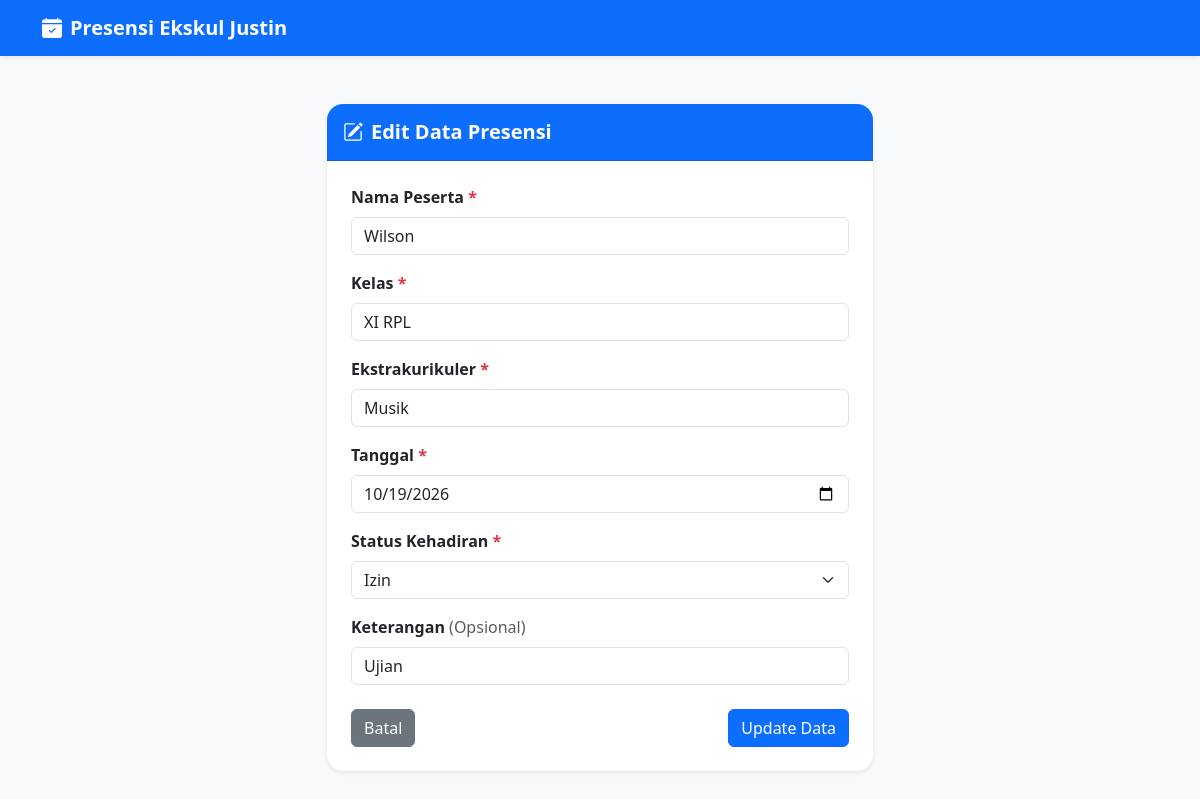
The page /edit.php?id=7 on the database its author committed.
### tables this page shows
CREATE TABLE `presensi_ekskul` (
  `id_presensi` int(11) NOT NULL,
  `nama_peserta` varchar(50) NOT NULL,
  `kelas` varchar(20) NOT NULL,
  `ekstrakurikuler` varchar(50) NOT NULL,
  `tanggal` date NOT NULL,
  `status` enum('Hadir','Izin','Sakit','Alpha') NOT NULL,
  `keterangan` varchar(100) NOT NULL
);

### edit.php (the view, shortened to what this page needs)
<?php
include 'koneksi.php';
$id_presensi = $_GET['id'] ?? null;
$stmt = $pdo->prepare("SELECT * FROM presensi_ekskul WHERE id_presensi = :id");
$stmt->execute([':id' => $id_presensi]);
$data = $stmt->fetch(PDO::FETCH_ASSOC);
?>
<!DOCTYPE html>
<html lang="id">
<head>
    <link href="https://cdn.jsdelivr.net/npm/bootstrap@5.3.0/dist/css/bootstrap.min.css" rel="stylesheet">
    <link rel="stylesheet" href="https://cdn.jsdelivr.net/npm/bootstrap-icons@1.10.5/font/bootstrap-icons.css">
</head>
<body class="bg-light">
    <nav class="navbar navbar-dark bg-primary shadow-sm">
        <div class="container">
            <a class="navbar-brand fw-bold" href="index.php"><i class="bi bi-calendar-check-fill me-2"></i>Presensi Ekskul Justin</a>
        </div>
    </nav>
    <div class="container my-5">
        <div class="row justify-content-center">
            <div class="col-md-6">
                <div class="card shadow-sm border-0 rounded-4">
                    <div class="card-header bg-primary text-white py-3 rounded-top-4">
                        <h5 class="mb-0 fw-bold"><i class="bi bi-pencil-square me-2"></i>Edit Data Presensi</h5>
                    </div>
                    <div class="card-body p-4">
                        <form method="POST" action="">
                            <div class="mb-3">
                                <label class="form-label fw-semibold">Nama Peserta <span class="text-danger">*</span></label>
                                <input type="text" class="form-control" name="nama_peserta" value="<?= htmlspecialchars($data['nama_peserta']) ?>" required>
                            </div>
                            <div class="mb-3">
                                <label class="form-label fw-semibold">Kelas <span class="text-danger">*</span></label>
                                <input type="text" class="form-control" name="kelas" value="<?= htmlspecialchars($data['kelas']) ?>" required>
                            </div>
                            <div class="mb-3">
                                <label class="form-label fw-semibold">Ekstrakurikuler <span class="text-danger">*</span></label>
                                <input type="text" class="form-control" name="ekstrakurikuler" value="<?= htmlspecialchars($data['ekstrakurikuler']) ?>" required>
                            </div>
                            <div class="mb-3">
                                <label class="form-label fw-semibold">Tanggal <span class="text-danger">*</span></label>
                                <input type="date" class="form-control" name="tanggal" value="<?= $data['tanggal'] ?>" required>
                            </div>
                            <div class="mb-3">
                                <label class="form-label fw-semibold">Status Kehadiran <span class="text-danger">*</span></label>
                                <select class="form-select" name="status" required>
                                    <option value="Izin" <?= $data['status'] == 'Izin' ? 'selected' : '' ?>>Izin</option>
                                </select>
                            </div>
                            <div class="mb-4">
                                <label class="form-label fw-semibold">Keterangan <span class="text-muted fw-normal">(Opsional)</span></label>
                                <input type="text" class="form-control" name="keterangan" value="<?= htmlspecialchars($data['keterangan']) ?>">
                            </div>
                            <div class="d-flex justify-content-between">
                                <a href="index.php" class="btn btn-secondary">Batal</a>
                                <button type="submit" name="update" class="btn btn-primary">Update Data</button>
                            </div>
                        </form>
                    </div>
                </div>
            </div>
        </div>
    </div>
</body>
</html>

### rows shown on the page
presensi_ekskul: nama_peserta "Wilson", kelas "XI RPL", ekstrakurikuler "Musik", tanggal "10/19/2026", status "Izin", keterangan "Ujian"
